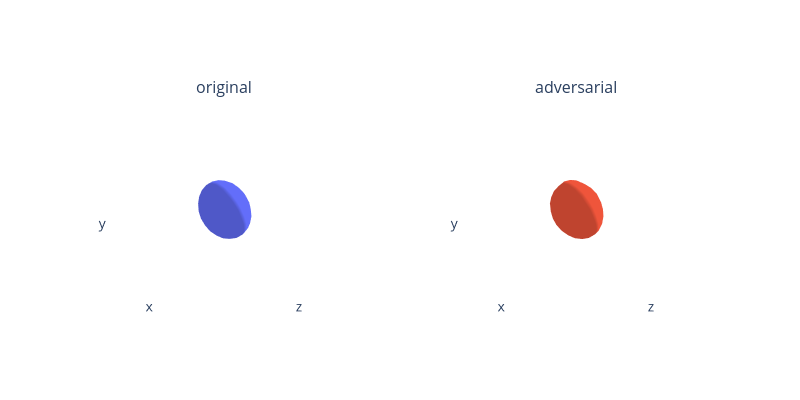

This figure's notebook cell:
### Code cell
fig = plot_scene({
                    "original": {
                        "mesh_1": universal_adv_patch_car.get_basic_meshes()
                    },
                    "adversarial": {
                        "mesh_1": universal_adv_patch_car.get_deformed_meshes()
                    },
                }, ncols=2)
fig.update_layout(height=400, width=800)
fig.show()

### Figure 1 — Plotly figure (JSON) as saved in the notebook; plotly's stock layout.template omitted (floating-point values rounded to 4 significant figures; data arrays with more than 128 entries replaced by an {"elided": "..."} marker saying what was removed)
{"data": [{"i": {"elided": "320 int values"}, "j": {"elided": "320 int values"}, "k": {"elided": "320 int values"}, "lighting": {"ambient": 0.8, "diffuse": 1, "facenormalsepsilon": 1e-06, "fresnel": 0, "roughness": 0.5, "specular": 0, "vertexnormalsepsilon": 1e-12}, "name": "mesh_1", "scene": "scene", "type": "mesh3d", "x": {"elided": "162 float values"}, "y": {"elided": "162 float values"}, "z": {"elided": "162 float values"}}, {"i": {"elided": "320 int values"}, "j": {"elided": "320 int values"}, "k": {"elided": "320 int values"}, "lighting": {"ambient": 0.8, "diffuse": 1, "facenormalsepsilon": 1e-06, "fresnel": 0, "roughness": 0.5, "specular": 0, "vertexnormalsepsilon": 1e-12}, "name": "mesh_1", "scene": "scene2", "type": "mesh3d", "x": {"elided": "162 float values"}, "y": {"elided": "162 float values"}, "z": {"elided": "162 float values"}}], "layout": {"annotations": [{"font": {"size": 16}, "showarrow": false, "text": "original", "x": 0.225, "xanchor": "center", "xref": "paper", "y": 1, "yanchor": "bottom", "yref": "paper"}, {"font": {"size": 16}, "showarrow": false, "text": "adversarial", "x": 0.775, "xanchor": "center", "xref": "paper", "y": 1, "yanchor": "bottom", "yref": "paper"}], "height": 400, "scene": {"aspectmode": "cube", "camera": {"up": {"x": 0, "y": 1, "z": 0}}, "domain": {"x": [0, 0.45], "y": [0, 1]}, "xaxis": {"backgroundcolor": "#fff", "range": [-1.4, 1.4], "showaxeslabels": false, "showgrid": false, "showline": false, "showticklabels": false, "ticks": "", "zeroline": false}, "yaxis": {"backgroundcolor": "#fff", "range": [-1.4, 1.4], "showaxeslabels": false, "showgrid": false, "showline": false, "showticklabels": false, "ticks": "", "zeroline": false}, "zaxis": {"backgroundcolor": "#fff", "range": [-1.4, 1.4], "showaxeslabels": false, "showgrid": false, "showline": false, "showticklabels": false, "ticks": "", "zeroline": false}}, "scene2": {"aspectmode": "cube", "camera": {"up": {"x": 0, "y": 1, "z": 0}}, "domain": {"x": [0.55, 1], "y": [0, 1]}, "xaxis": {"backgroundcolor": "#fff", "range": [-1.4, 1.4], "showaxeslabels": false, "showgrid": false, "showline": false, "showticklabels": false, "ticks": "", "zeroline": false}, "yaxis": {"backgroundcolor": "#fff", "range": [-1.4, 1.4], "showaxeslabels": false, "showgrid": false, "showline": false, "showticklabels": false, "ticks": "", "zeroline": false}, "zaxis": {"backgroundcolor": "#fff", "range": [-1.4, 1.4], "showaxeslabels": false, "showgrid": false, "showline": false, "showticklabels": false, "ticks": "", "zeroline": false}}, "width": 800}}
